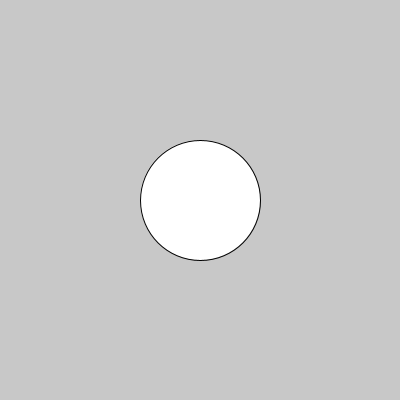
Frame 1 (no input)
Frame 60 (the mouse pressed at the canvas centre just before this capture): identical to frame 1, image omitted
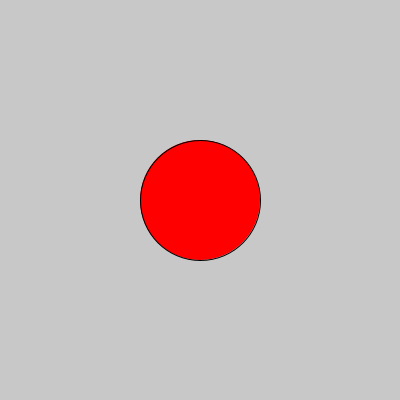
Frame 120 (the mouse held since frame 60 and released just before this capture)

The Processing sketch that drew these frames (run headless with seeded random() and noise(); from frame 60 on, the mouse is pressed at the canvas centre):

// Processing sketch: processing_73562
// ── processing_73562.pde

int x= 200;
int y=200;
int r=60;

void setup () {
  size (400,400);
ellipseMode(RADIUS);
}

void draw () {
  background (200);
  float d= dist (mouseX,mouseY, x,y);
  if (d <r) {
    fill (255,0,0);
  } else{
    fill (255);
    
  }
  
  ellipse (x,y,r,r);
}
